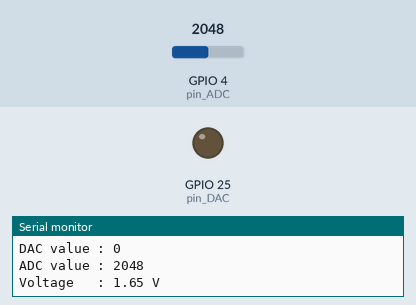
This sketch was run on a simulated ESP32. Shown: output pins drawn as LEDs (lit = HIGH), the last lines printed to the serial monitor. Inputs (shaded band) come from the test bench; at power-on: GPIO 4 (pin_ADC) = 2048.

Above: at 0.05 s.
At 7.55 s:
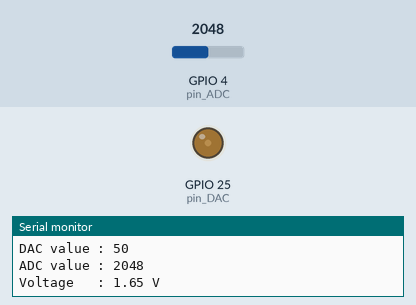
At 15.05 s:
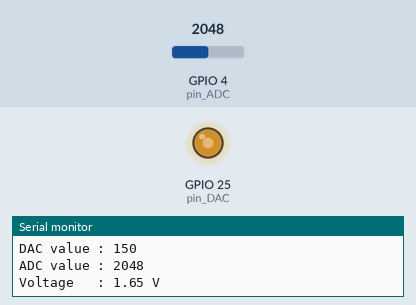
At 30.05 s:
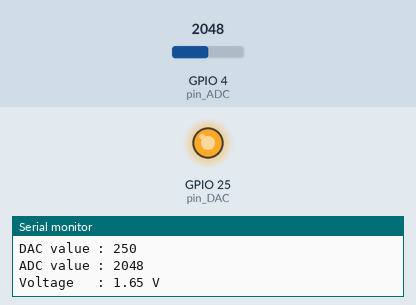
Timing chart, 0 to 39.1 s (numbered marks = the images above):
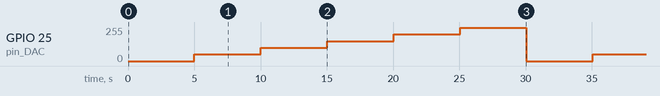

Measured:
- by itself, GPIO 25 (pin_DAC): repeats every 30.1 s: 100/255 5.0 s, 150/255 5.0 s, 200/255 5.0 s, 250/255 5.0 s, 0/255 5.0 s, 50/255 5.0 s

The sketch:

18222082-tugas-2-2.ino
```cpp
#define pin_ADC 4
#define pin_DAC 25

void setup() {
  Serial.begin(9600);
  dacWrite(pin_DAC, 0);
}

void loop() {
  for(int value_DAC = 0; value_DAC <= 255; value_DAC += 50) {
    dacWrite(pin_DAC, value_DAC);
    delay(10);

    int value_ADC = analogRead(pin_ADC);
    float voltage = (value_ADC / 4095.0) * 3.3;

    Serial.print("DAC value : ");
    Serial.println(value_DAC);
    Serial.print("ADC value : ");
    Serial.println(value_ADC);
    Serial.print("Voltage   : ");
    Serial.print(voltage);
    Serial.println(" V");

    delay(5000);
  }
}
```
